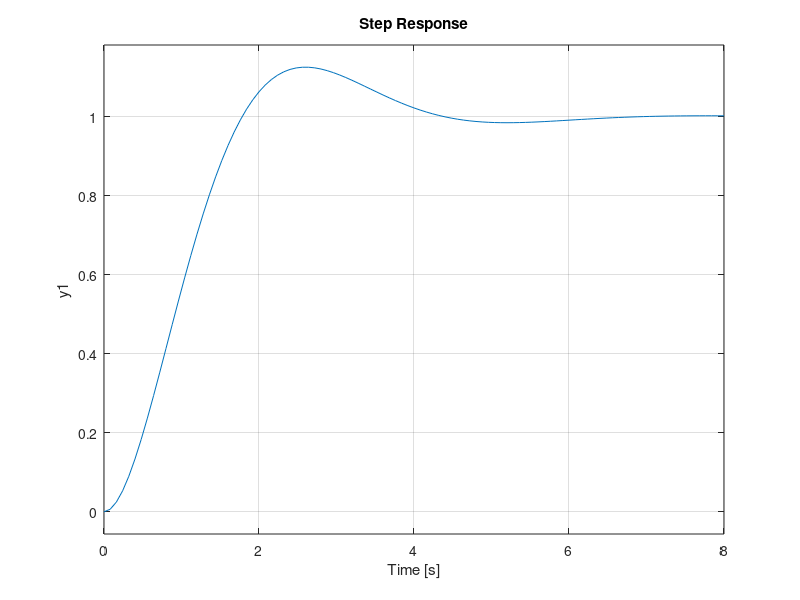
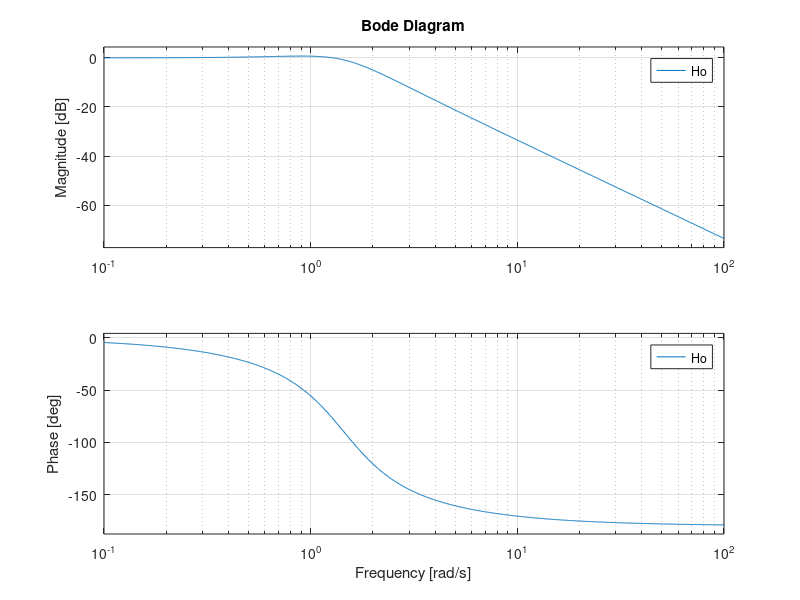

Write MATLAB code to recreate these figures, in order.
suprareglaj = 0.125;
tita = -log(suprareglaj)/sqrt(log(suprareglaj)^2+pi^2)
tr = 5;
wn = 4/tr/tita
cv = wn/2/tita
dwb = wn*sqrt(1-2*tita+sqrt(2-4*tita^2+4*tita^4))
kf = 2;
Tf = 2;
Hi = tf([Tf,1],[1/2/tita/wn,1])
kp = wn/2/tita/kf
Hc = kp * Hi
Ho = tf(wn^2,[1,2*tita*wn,wn^2])
step(Ho)
figure(),bode(Ho)
